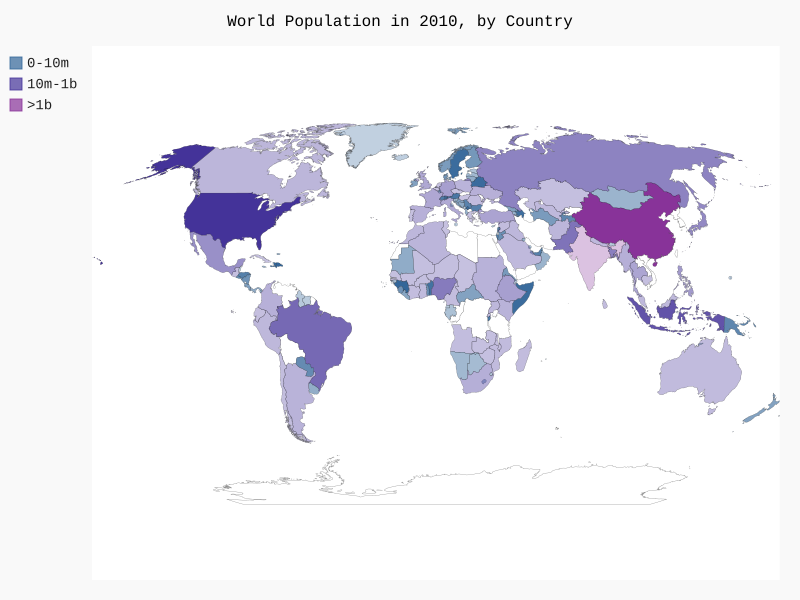

Python code for this plot:
#!/usr/bin/env python3
# -*- coding: utf-8 -*-

''''''

__author__ = 'Engine'



import json
import pygal
from pygal.style import RotateStyle
from country_codes import get_country_code

filename = "population_data.json"

with open(filename, "r") as f:
    # json.load(fp, cls=None, object_hook=None, parse_float=None, parse_int=None, parse_constant=None, object_pairs_hook=None, **kw)
    # deserialize fp (a file-like obeject containing a json document) to a Python object
    pop_data = json.load(f)
    # json.loads(s, encoding=None, cls=None, object_hook=None, parse_float=None, parse_int=None, parse_constant=None, object_pairs_hook=None, **kw)
    # deserialize s (a str instance containing a json document) to a Python object

cc_populations, cc_pops_1, cc_pops_2, cc_pops_3 = {}, {}, {}, {}
for pop_dict in pop_data:
    if pop_dict["Year"] == "2010":
        country_name = pop_dict["Country Name"]
        # 原始数据有问题, 可能因为人口数据缺失而使用插值获得数据, 会导致出现小数
        # 因此, 先将数据转化为 float, 再将 float 装为 int
        # int() 函数会舍弃掉浮点数的小数部分
        population = int(float((pop_dict["Value"])))
        code = get_country_code(country_name)
        if code:
            cc_populations[code] = population

# 根据人口的不同量级再分组, 效果好很多
for cc, pop in cc_populations.items():
    if pop < 10000000:
        cc_pops_1[cc] = pop
    elif pop < 1000000000:
        cc_pops_2[cc] = pop
    else:
        cc_pops_3[cc] = pop

wm_style = RotateStyle("#336699")
wm = pygal.maps.world.World(style=wm_style)
wm.title = "World Population in 2010, by Country"
wm.add("0-10m", cc_pops_1)
wm.add("10m-1b", cc_pops_2)
wm.add(">1b", cc_pops_3)
wm.render_to_file("world_population.svg")
